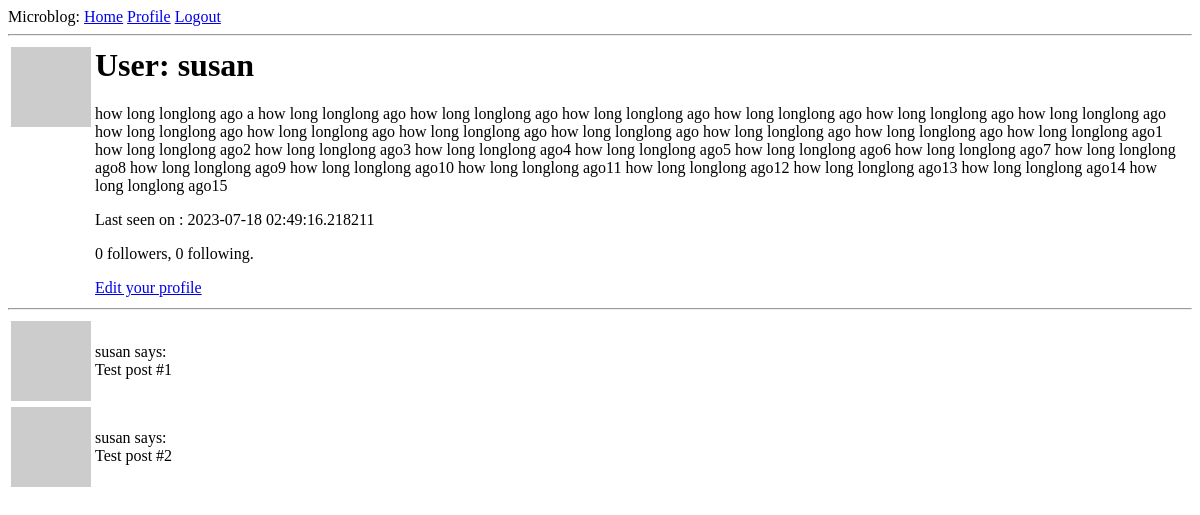
The app's page /user/susan (signed in), older data.
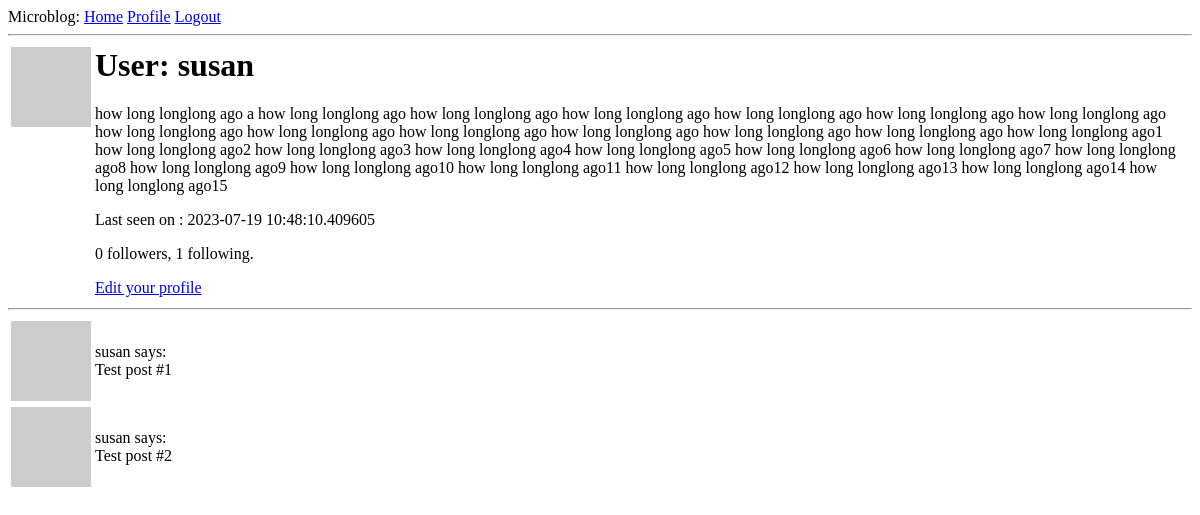
The same page, newer data.
### app/models.py (models this page shows, shortened)
class User(UserMixin, db.Model):
	id = db.Column(db.Integer, primary_key=True)
	username = db.Column(db.String(64), index=True, unique=True)
	email = db.Column(db.String(120), index=True, unique=True)
	password_hash = db.Column(db.String(128))
	posts = db.relationship('Post', backref='author', lazy='dynamic')
	about_me = db.Column(db.String(1024))
	last_seen = db.Column(db.DateTime, default=datetime.utcnow)
	followed = db.relationship(
		'User', secondary=followers,
		primaryjoin=(followers.c.follower_id == id),
		secondaryjoin=(followers.c.followed_id == id),
		backref=db.backref('followers', lazy='dynamic'), lazy = 'dynamic'
	)
	def avatar(self, size):
		digest = md5(self.email.lower().encode('utf-8')).hexdigest()
		return 'https://www.gravatar.com/avatar/{}?d=identicon&s={}'.format(digest, size)

### app/routes.py (the view)
@flask_app.route('/user/<username>')
@login_required
def user(username):
	user = User.query.filter_by(username=username).first_or_404()
	posts = [
		{'author':user, 'body': 'Test post #1'},
		{'author':user, 'body': 'Test post #2'}
	]
	form = EmptyForm()
	return render_template('user.html', user=user, posts=posts, form=form)

### app/models.py (called while the page is built)
@login.user_loader
def load_user(id):
	return User.query.get(int(id))

### app/routes.py (called while the page is built)
@flask_app.before_request
def before_request():
	if current_user.is_authenticated:
		current_user.last_seen = datetime.utcnow()
		db.session.commit()

### app/templates/user.html (shortened to what this page needs)
{% extends "base.html" %}
{% block content %}
    <table>
        <tr valign="top">
            <td><img src="{{ user.avatar(128) }}"></td>
            <td>
                <h1>User: {{ user.username }}</h1>
                {% if user.about_me %} <p>{{ user.about_me }}</p> {% endif %}
                {% if user.last_seen %}<p>Last seen on : {{ user.last_seen }}</p> {% endif %}
                <p>{{ user.followers.count() }} followers, {{user.followed.count() }} following.</p>
                {% if user == current_user %}
                <p><a href="{{ url_for('edit_profile') }}">Edit your profile</a></p>
                {% else %}
                    <form action="{{ url_for('unfollow', username=user.username) }}" method="post">
                        {{ form.hidden_tag() }}
                        {{ form.submit(value='Unfollow') }}
                    </form>
                {% endif %}
            </td>
        </tr>
    </table>
    <hr>
    {% for post in posts %}
        {% include '_post.html' %}
    {% endfor %}
{% endblock %}

### app/templates/base.html (shortened to what this page needs)
<html>
    <head>
    </head>
    <body>
        <div>
			Microblog:
			<a href="{{ url_for('index')}}">Home</a>
			{% if current_user.is_anonymous %}
			<a href="{{ url_for('login') }}">Login</a>
			{% else %}
			<a href="{{ url_for('user', username=current_user.username) }}">Profile</a>
			<a href="{{ url_for('logout') }}">Logout</a>
			{% endif %}
		</div>
        <hr>
        {% block content %} {% endblock %}
    </body>
</html>

### app/templates/_post.html
<table>
        <tr valign="mid">
            <td><img src="{{ post.author.avatar(36) }}"></td>
            <td> {{ post.author.username }} says: <br>{{ post.body }}</td>
        </tr>
</table>

Row changes from the older to the newer data that the page shows:
changed User "susan": last_seen "2023-07-18 02:49:16.218211" → "2023-07-19 10:48:10.409605"
Text that changed along with them:
{{ user.followed.count() }}: "0" → "1"
